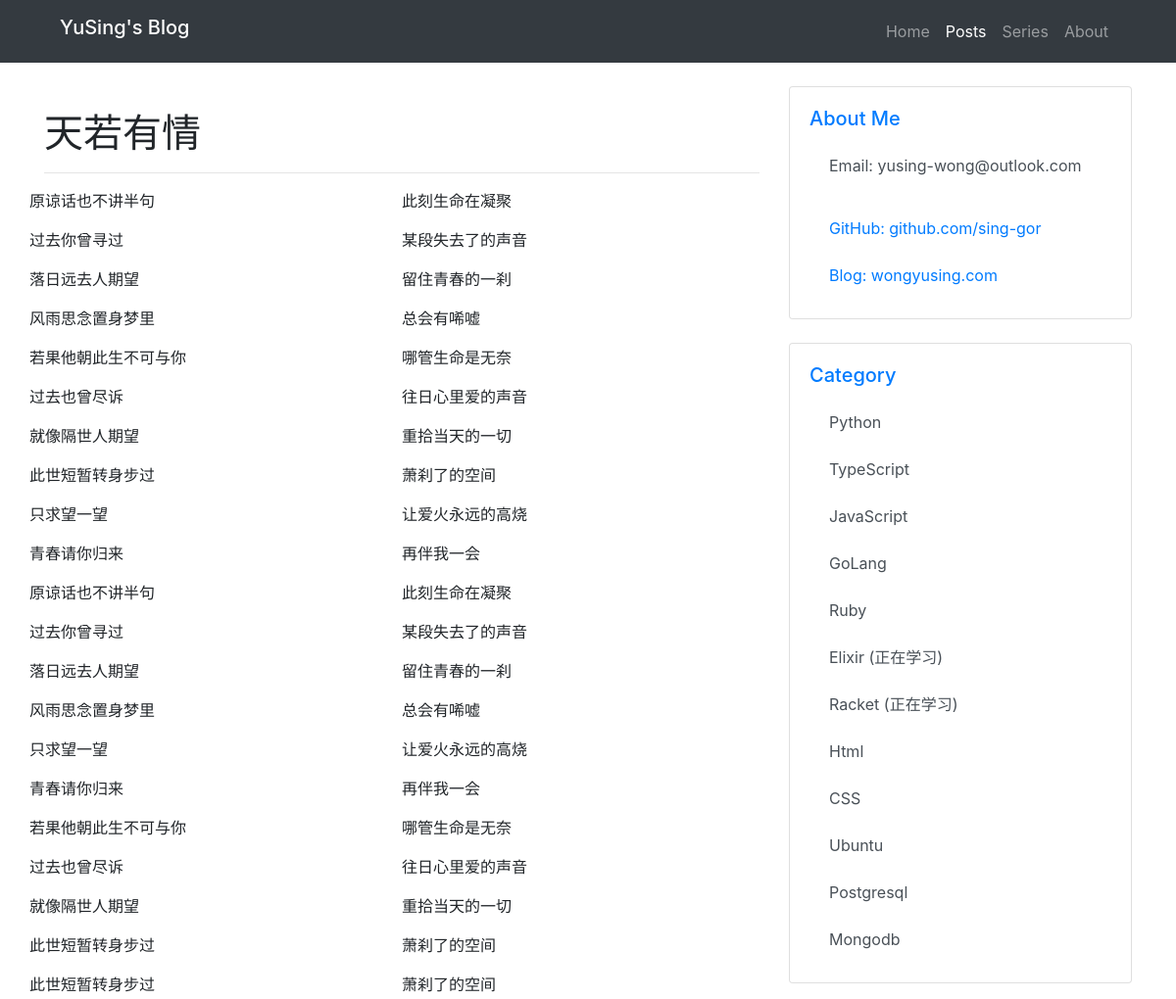
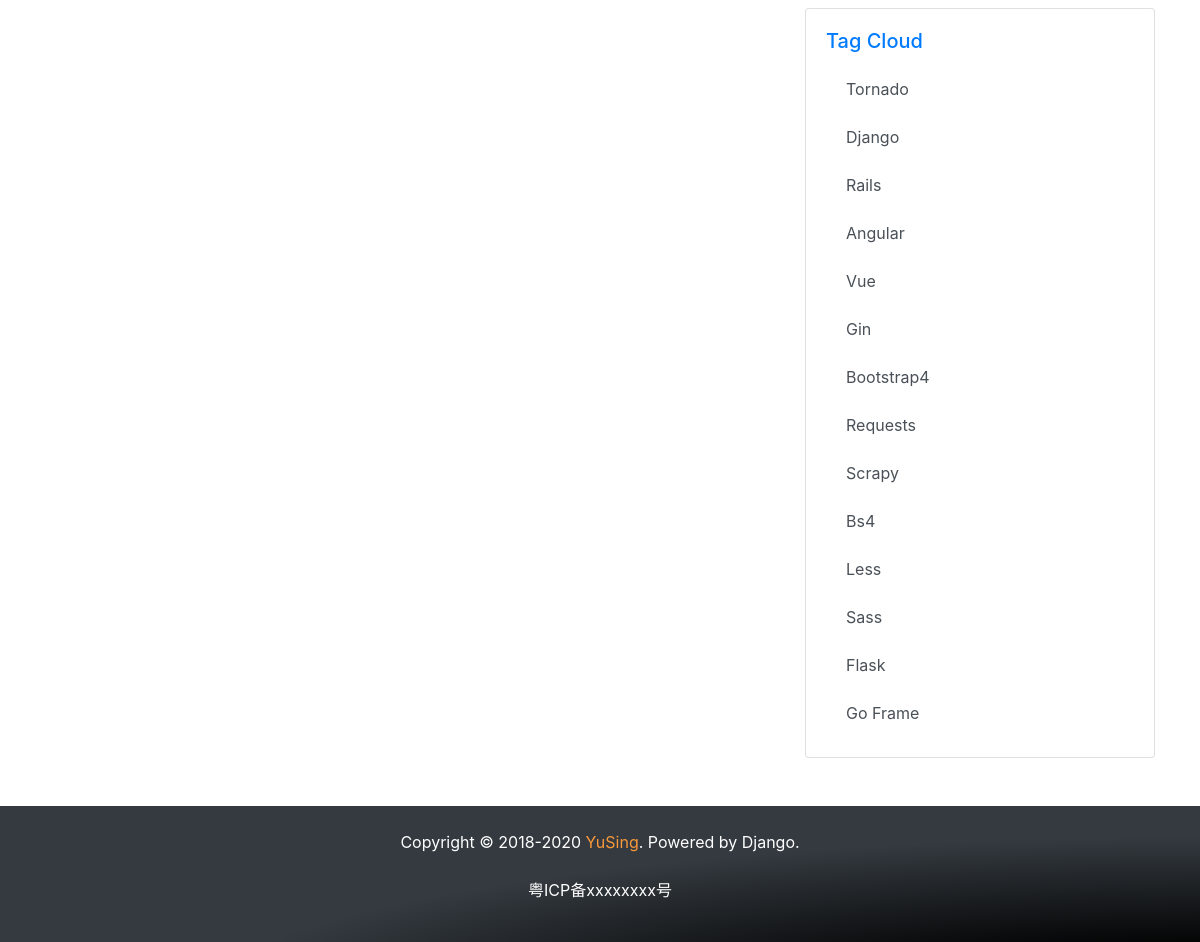
/articles/6, run on the app's committed database (2 pictures, top to bottom).
### controllers/articles/models.py (models this page shows, shortened)
class Articles(models.Model):
    DATASTATUS = (
        (0,'发布'),
        (1,'草稿'),
    )
    data_status = models.IntegerField(choices=DATASTATUS,verbose_name='是否显示',default=1)
    title = models.CharField(verbose_name='文章标题',
                             max_length=100)
    slug = models.SlugField(max_length=30, verbose_name='索引', unique=True)
    body = models.TextField(verbose_name='文章内容')
    author = models.CharField(verbose_name='作者',default='Sing',max_length=100)
    created_time = models.DateTimeField(auto_now_add=True,verbose_name='创建时间')
    update_time = models.DateTimeField(auto_now=True,verbose_name='修改时间')
    '''
    CREATE TABLE "articles"
        (
            "id" integer NOT NULL PRIMARY KEY AUTOINCREMENT,
            "data_status" integer NOT NULL,
            "title" varchar(100) NOT NULL,
            "slug" varchar(30) NOT NULL UNIQUE,
            "body" text NOT NULL,
            "author" varchar(100) NOT NULL,
            "created_time" datetime NOT NULL,
            "update_time" datetime NOT NULL
        );
    '''
    class Meta:
        db_table = 'articles'
        verbose_name = '文章'
        verbose_name_plural = '文章列表'

### controllers/articles/views.py (the view)
# urls.py: path('<id>',views.show,name='article_show')
def show(request, id):
    falsh = Falsh
    context = {}
    queryone = get_object_or_404(models.Articles,id=id)
    context['falsh'] = falsh
    print(context)
    context['article'] = queryone
    return render(request,'pages/articles/show.html',context=context)

### templates/pages/articles/show.html (shortened to what this page needs)
<!doctype html>
{% load static %}
<html lang="en">
<head>
  <link rel="stylesheet" href="https://cdn.bootcdn.net/ajax/libs/twitter-bootstrap/4.5.0/css/bootstrap.min.css">
</head>
<body>
  <div class="site-layout">
    <header class="site-header bg-dark">
      <div class="container">
        <nav class="navbar navbar-expand-lg navbar-dark bg-dark">
          <a class="navbar-brand h1" href="{% url 'home' %}">YuSing's Blog</a>
          <div class="collapse navbar-collapse" id="navbarSupportedContent">
            <ul class="navbar-nav ml-auto">
              <li class="nav-item">
                <a class="nav-link" href="{% url 'home' %}">Home </a>
              </li>
              <li class="nav-item">
                <a class="nav-link active" href="{% url 'article_index' %}">Posts <span class="sr-only">(current)</span></a>
              </li>
              <li class="nav-item">
                <a class="nav-link" href="#">Series</a>
              </li>
              <li class="nav-item">
                <a class="nav-link" href="#">About</a>
              </li>
            </ul>
          </div>
        </nav>
      </div>
    </header>
    <main class="site-main container mt-4">
      <div class="row">
        <article class="col-8">
          <div class="post-list mt-4">
            <h1>{{ article.title }}</h1>
            <hr>
            <div class="row row-cols-1 row-cols-md-2 mt-3">
              {{ article.body | safe }}
            </div>
          </div>
        </article>
        <aside class="col-4">
          <div class="card mb-4">
            <div class="card-body">
              <h5 class="card-title text-primary">About Me</h5>
              <ul class="list-group">
                <li class="list-group-item list-group-item-action">
                  <p class="">Email: yusing-wong@outlook.com </p>
                </li>
                <li class="list-group-item list-group-item-action">
                  <a href='https://github.com/sing-gor' target="_blank" class="">GitHub: github.com/sing-gor </a>
                </li>
                <li class="list-group-item list-group-item-action">
                  <a href="http://wongyusing.com/" target="_blank" class="">Blog: wongyusing.com </a>
                </li>
              </ul>
            </div>
          </div>
          <div class="card mb-4">
            <div class="card-body ">
              <h5 class="card-title text-primary">Category</h5>
              <div class="list-group w-100">
                <a href="https://docs.python.org/3/" target="_blank" class="list-group-item list-group-item-action">Python</a>
                <a href="https://www.typescriptlang.org/docs/home.html" target="_blank" class="list-group-item list-group-item-action">TypeScript</a>
                <a href="https://www.w3schools.com/js/" target="_blank" class="list-group-item list-group-item-action">JavaScript</a>
                <a href="http://gobook.io/read/github.com/lunny/gopl-zh/" class="list-group-item list-group-item-action ">GoLang</a>
                <a href="http://lrthw.github.io/" target="_blank" class="list-group-item list-group-item-action ">Ruby</a>
                <a href="https://elixirschool.com/en/" target="_blank" class="list-group-item list-group-item-action ">Elixir (正在学习)</a>
                <a href="https://racket-lang.org/" target="_blank" class="list-group-item list-group-item-action ">Racket (正在学习)</a>
                <a href="https://www.w3schools.com/html/default.asp" target="_blank" class="list-group-item list-group-item-action ">Html</a>
                <a href="https://www.w3schools.com/css/default.asp" target="_blank" class="list-group-item list-group-item-action ">CSS</a>
                <a href="https://www.runoob.com/linux/linux-file-content-manage.html" class="list-group-item list-group-item-action ">Ubuntu</a>
                <a href="https://www.w3schools.com/sql/default.asp" target="_blank" class="list-group-item list-group-item-action ">Postgresql</a>
                <a href="https://www.mongodb.com/" target="_blank" class="list-group-item list-group-item-action ">Mongodb</a>
              </div>
            </div>
          </div>
          <div class="card mb-4">
            <div class="card-body">
              <h5 class="card-title text-primary">Tag Cloud</h5>
              <a href="https://www.tornadoweb.org/en/stable/" target="_blank" class="list-group-item list-group-item-action">Tornado</a>
              <a href="https://docs.djangoproject.com/en/2.2/" target="_blank" class="list-group-item list-group-item-action">Django</a>
              <a href="https://ruby-china.github.io/rails-guides/v4.1/" target="_blank" class="list-group-item list-group-item-action">Rails</a>
              <a href="https://angular.io/start" target="_blank" class="list-group-item list-group-item-action">Angular</a>
              <a href="https://cn.vuejs.org/v2/guide/" target="_blank" class="list-group-item list-group-item-action">Vue</a>
              <a href="https://gin-gonic.com/docs/quickstart/" target="_blank" class="list-group-item list-group-item-action">Gin</a>
              <a href="https://v4.bootcss.com/docs/4.0/getting-started/introduction/" target="_blank" class="list-group-item list-group-item-action">Bootstrap4</a>
              <a href="https://2.python-requests.org/en/master/" target="_blank" class="list-group-item list-group-item-action">Requests</a>
              <a href="https://docs.scrapy.org/en/latest/" target="_blank" class="list-group-item list-group-item-action">Scrapy</a>
              <a href="https://www.crummy.com/software/BeautifulSoup/bs4/doc/" target="_blank" class="list-group-item list-group-item-action">Bs4</a>
              <a href="http://lesscss.org/" target="_blank" class="list-group-item list-group-item-action">Less</a>
              <a href="https://sass-lang.com/documentation" target="_blank" class="list-group-item list-group-item-action">Sass</a>
              <a href="https://flask.palletsprojects.com/en/1.1.x/" target="_blank" class="list-group-item list-group-item-action">Flask</a>
              <a href="https://goframe.org/index" target="_blank" class="list-group-item list-group-item-action">Go Frame</a>
            </div>
          </div>
        </aside>
      </div>
    </main>
    <footer class="site-footer">
      <div class="site-footer-bg-dark mt-4 mb-0 pb-4">
        <div class="container">
          <p class="text-center mt-4 site-footer-data">Copyright © 2018-2020 <a class="site-fotter-color" href="https://github.com/sing-gor">YuSing</a>. Powered by Django.</p>
          <p class="text-center mt-4 site-footer-data">粤ICP备xxxxxxxx号</p>
        </div>
      </div>
    </footer>
  </div>
</body>
</html>

### templates/pages/articles/show.html (style rules this page uses)
html, body { height: 100%; }
.site-layout { display: flex; flex-direction: column; height: 100%; }
.site-header { flex: 0 0 auto; }
.site-main { flex: 1 0 auto; }
.site-footer { flex: 0 0 auto; }
.site-footer-bg-dark { background-color: #343a40 !important; background: radial-gradient(ellipse farthest-corner at 100% 150%, #000 20%, transparent 60%); }
.site-footer-data { color: #ffffff; }
a.site-fotter-color { color: #fa983a; }
.list-group-item { position: relative; display: block; padding: .75rem 1.25rem; background-color: #fff; border: none; }

### data on the page
Articles: title "天若有情", body "原谅话也不讲半句 此刻生命在凝聚 过去你曾寻过 某段失去了的声音 落日远去人期望 留住青春的一刹 风雨思念置身梦里 总会有唏嘘 若果他朝此生不可与你 哪管生命是无奈 过去也曾尽诉 往日心里爱的声音 就像隔世人期望 重拾当天的一切 此世短暂转身步过 萧刹了的空间 只求望一望 让爱火永远的高烧 青春请你归来 再伴我一会 原谅话也不讲半句 此刻生命在凝聚 过去你曾寻过 某段失去了的声音 落日远去人期望 留住青春的一刹 风雨思念置身梦里 总会有唏嘘 只求望一望 让爱火永远的高烧 青春请你归来 再伴我一会 若果他朝此生不可与你 哪管生命是无奈 过去也曾尽诉 往日心里爱的声音 就像隔世人期望 重拾当天的一切 此世短暂转身步过 萧刹了的空间 此世短暂转身步过 萧刹了的空间"
